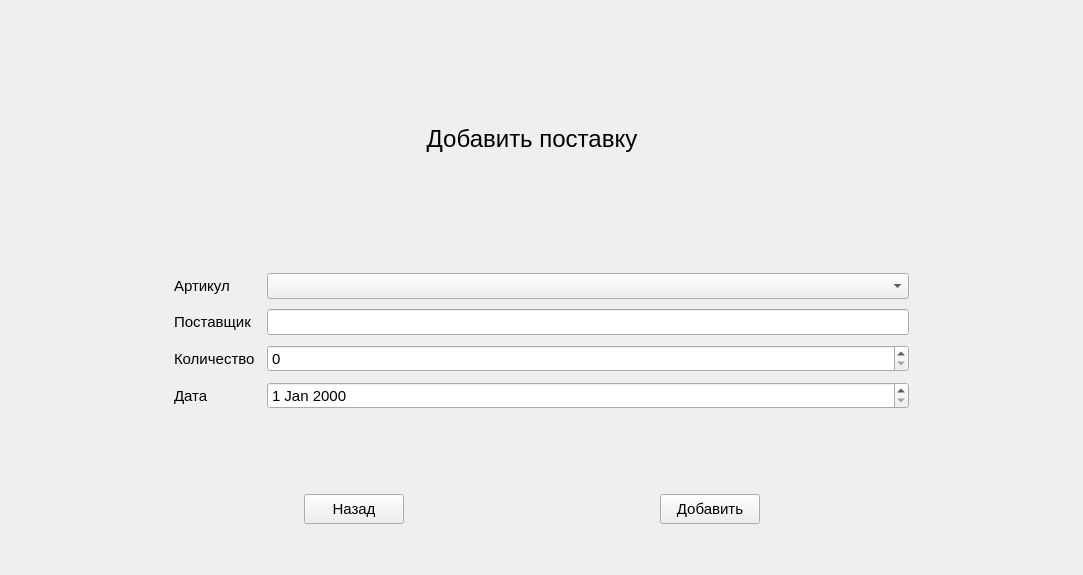
<?xml version="1.0" encoding="UTF-8"?>
<ui version="4.0">
 <class>AddSupplyForm</class>
 <widget class="QWidget" name="AddSupplyForm">
  <property name="geometry">
   <rect>
    <x>0</x>
    <y>0</y>
    <width>1083</width>
    <height>575</height>
   </rect>
  </property>
  <property name="windowTitle">
   <string>Form</string>
  </property>
  <layout class="QGridLayout" name="gridLayout">
   <item row="6" column="3">
    <spacer name="verticalSpacer_3">
     <property name="orientation">
      <enum>Qt::Orientation::Vertical</enum>
     </property>
     <property name="sizeType">
      <enum>QSizePolicy::Policy::Preferred</enum>
     </property>
     <property name="sizeHint" stdset="0">
      <size>
       <width>20</width>
       <height>40</height>
      </size>
     </property>
    </spacer>
   </item>
   <item row="3" column="3">
    <spacer name="verticalSpacer_2">
     <property name="orientation">
      <enum>Qt::Orientation::Vertical</enum>
     </property>
     <property name="sizeType">
      <enum>QSizePolicy::Policy::Preferred</enum>
     </property>
     <property name="sizeHint" stdset="0">
      <size>
       <width>20</width>
       <height>40</height>
      </size>
     </property>
    </spacer>
   </item>
   <item row="5" column="1">
    <spacer name="horizontalSpacer_6">
     <property name="orientation">
      <enum>Qt::Orientation::Horizontal</enum>
     </property>
     <property name="sizeType">
      <enum>QSizePolicy::Policy::Expanding</enum>
     </property>
     <property name="sizeHint" stdset="0">
      <size>
       <width>40</width>
       <height>20</height>
      </size>
     </property>
    </spacer>
   </item>
   <item row="7" column="2">
    <spacer name="horizontalSpacer_4">
     <property name="orientation">
      <enum>Qt::Orientation::Horizontal</enum>
     </property>
     <property name="sizeType">
      <enum>QSizePolicy::Policy::Maximum</enum>
     </property>
     <property name="sizeHint" stdset="0">
      <size>
       <width>100</width>
       <height>20</height>
      </size>
     </property>
    </spacer>
   </item>
   <item row="2" column="3">
    <widget class="QLabel" name="label">
     <property name="minimumSize">
      <size>
       <width>360</width>
       <height>0</height>
      </size>
     </property>
     <property name="maximumSize">
      <size>
       <width>600</width>
       <height>16777215</height>
      </size>
     </property>
     <property name="font">
      <font>
       <family>Leelawadee UI</family>
       <pointsize>18</pointsize>
      </font>
     </property>
     <property name="text">
      <string>Добавить поставку</string>
     </property>
     <property name="alignment">
      <set>Qt::AlignmentFlag::AlignCenter</set>
     </property>
    </widget>
   </item>
   <item row="7" column="3">
    <layout class="QHBoxLayout" name="horizontalLayout">
     <item>
      <widget class="QPushButton" name="pushButton_back">
       <property name="minimumSize">
        <size>
         <width>100</width>
         <height>30</height>
        </size>
       </property>
       <property name="font">
        <font>
         <family>Leelawadee UI</family>
         <pointsize>11</pointsize>
        </font>
       </property>
       <property name="text">
        <string>Назад</string>
       </property>
      </widget>
     </item>
     <item>
      <spacer name="horizontalSpacer_3">
       <property name="orientation">
        <enum>Qt::Orientation::Horizontal</enum>
       </property>
       <property name="sizeType">
        <enum>QSizePolicy::Policy::Maximum</enum>
       </property>
       <property name="sizeHint" stdset="0">
        <size>
         <width>250</width>
         <height>20</height>
        </size>
       </property>
      </spacer>
     </item>
     <item>
      <widget class="QPushButton" name="pushButton_conf">
       <property name="minimumSize">
        <size>
         <width>100</width>
         <height>30</height>
        </size>
       </property>
       <property name="font">
        <font>
         <family>Leelawadee UI</family>
         <pointsize>11</pointsize>
        </font>
       </property>
       <property name="text">
        <string>Добавить</string>
       </property>
      </widget>
     </item>
    </layout>
   </item>
   <item row="2" column="4">
    <spacer name="horizontalSpacer_2">
     <property name="orientation">
      <enum>Qt::Orientation::Horizontal</enum>
     </property>
     <property name="sizeType">
      <enum>QSizePolicy::Policy::Maximum</enum>
     </property>
     <property name="sizeHint" stdset="0">
      <size>
       <width>143</width>
       <height>20</height>
      </size>
     </property>
    </spacer>
   </item>
   <item row="5" column="5">
    <spacer name="horizontalSpacer_7">
     <property name="orientation">
      <enum>Qt::Orientation::Horizontal</enum>
     </property>
     <property name="sizeType">
      <enum>QSizePolicy::Policy::Expanding</enum>
     </property>
     <property name="sizeHint" stdset="0">
      <size>
       <width>40</width>
       <height>20</height>
      </size>
     </property>
    </spacer>
   </item>
   <item row="0" column="3">
    <spacer name="verticalSpacer">
     <property name="orientation">
      <enum>Qt::Orientation::Vertical</enum>
     </property>
     <property name="sizeType">
      <enum>QSizePolicy::Policy::Maximum</enum>
     </property>
     <property name="sizeHint" stdset="0">
      <size>
       <width>20</width>
       <height>40</height>
      </size>
     </property>
    </spacer>
   </item>
   <item row="7" column="4">
    <spacer name="horizontalSpacer_5">
     <property name="orientation">
      <enum>Qt::Orientation::Horizontal</enum>
     </property>
     <property name="sizeType">
      <enum>QSizePolicy::Policy::Maximum</enum>
     </property>
     <property name="sizeHint" stdset="0">
      <size>
       <width>100</width>
       <height>20</height>
      </size>
     </property>
    </spacer>
   </item>
   <item row="2" column="2">
    <spacer name="horizontalSpacer">
     <property name="orientation">
      <enum>Qt::Orientation::Horizontal</enum>
     </property>
     <property name="sizeType">
      <enum>QSizePolicy::Policy::Maximum</enum>
     </property>
     <property name="sizeHint" stdset="0">
      <size>
       <width>124</width>
       <height>20</height>
      </size>
     </property>
    </spacer>
   </item>
   <item row="5" column="2" colspan="3">
    <layout class="QFormLayout" name="formLayout">
     <property name="horizontalSpacing">
      <number>12</number>
     </property>
     <property name="verticalSpacing">
      <number>10</number>
     </property>
     <item row="0" column="0">
      <widget class="QLabel" name="label_2">
       <property name="font">
        <font>
         <family>Leelawadee UI</family>
         <pointsize>11</pointsize>
        </font>
       </property>
       <property name="text">
        <string>Артикул</string>
       </property>
      </widget>
     </item>
     <item row="1" column="0">
      <widget class="QLabel" name="label_3">
       <property name="font">
        <font>
         <family>Leelawadee UI</family>
         <pointsize>11</pointsize>
        </font>
       </property>
       <property name="text">
        <string>Поставщик</string>
       </property>
      </widget>
     </item>
     <item row="2" column="0">
      <widget class="QLabel" name="label_4">
       <property name="font">
        <font>
         <family>Leelawadee UI</family>
         <pointsize>11</pointsize>
        </font>
       </property>
       <property name="text">
        <string>Количество</string>
       </property>
      </widget>
     </item>
     <item row="3" column="0">
      <widget class="QLabel" name="label_5">
       <property name="font">
        <font>
         <family>Leelawadee UI</family>
         <pointsize>11</pointsize>
        </font>
       </property>
       <property name="text">
        <string>Дата</string>
       </property>
      </widget>
     </item>
     <item row="1" column="1">
      <widget class="QLineEdit" name="lineEdit_supplier">
       <property name="font">
        <font>
         <family>Leelawadee UI</family>
         <pointsize>11</pointsize>
        </font>
       </property>
      </widget>
     </item>
     <item row="0" column="1">
      <widget class="QComboBox" name="comboBox_article">
       <property name="font">
        <font>
         <family>Leelawadee UI</family>
         <pointsize>11</pointsize>
        </font>
       </property>
      </widget>
     </item>
     <item row="3" column="1">
      <widget class="QDateEdit" name="dateEdit_date">
       <property name="font">
        <font>
         <family>Leelawadee UI</family>
         <pointsize>11</pointsize>
        </font>
       </property>
      </widget>
     </item>
     <item row="2" column="1">
      <widget class="QSpinBox" name="spinBox_quantity">
       <property name="font">
        <font>
         <family>Leelawadee UI</family>
         <pointsize>11</pointsize>
        </font>
       </property>
      </widget>
     </item>
    </layout>
   </item>
   <item row="8" column="3">
    <spacer name="verticalSpacer_4">
     <property name="orientation">
      <enum>Qt::Orientation::Vertical</enum>
     </property>
     <property name="sizeType">
      <enum>QSizePolicy::Policy::Preferred</enum>
     </property>
     <property name="sizeHint" stdset="0">
      <size>
       <width>20</width>
       <height>40</height>
      </size>
     </property>
    </spacer>
   </item>
  </layout>
 </widget>
 <resources/>
 <connections/>
</ui>
